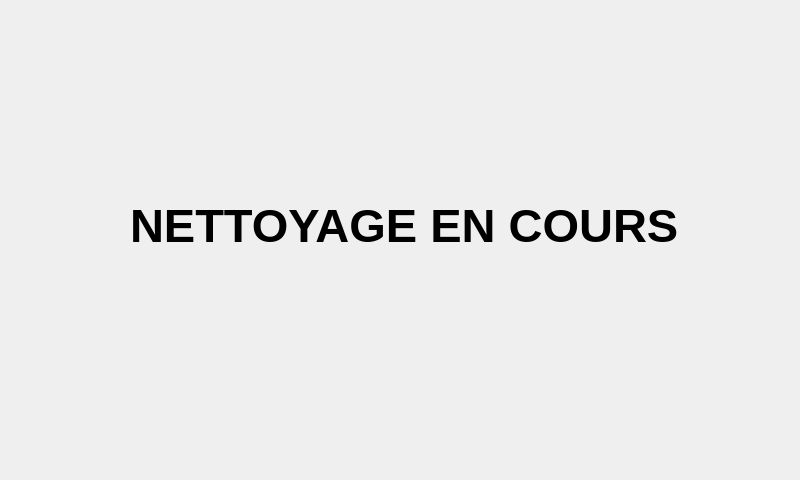
<?xml version="1.0" encoding="UTF-8"?>
<ui version="4.0">
 <class>pagenettoyage</class>
 <widget class="QWidget" name="pagenettoyage">
  <property name="geometry">
   <rect>
    <x>0</x>
    <y>0</y>
    <width>800</width>
    <height>480</height>
   </rect>
  </property>
  <property name="windowTitle">
   <string>Form</string>
  </property>
  <widget class="QLabel" name="label">
   <property name="geometry">
    <rect>
     <x>130</x>
     <y>180</y>
     <width>621</width>
     <height>91</height>
    </rect>
   </property>
   <property name="font">
    <font>
     <pointsize>35</pointsize>
     <bold>true</bold>
    </font>
   </property>
   <property name="text">
    <string>NETTOYAGE EN COURS</string>
   </property>
  </widget>
 </widget>
 <resources/>
 <connections/>
</ui>
